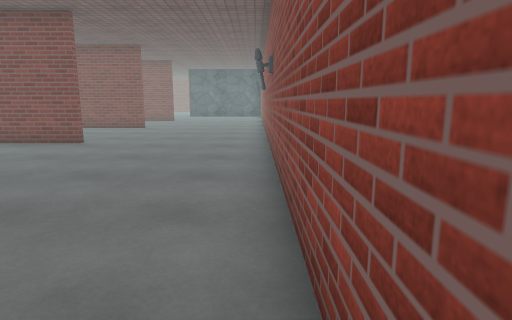
[1] (above)

17 first-person views from a walk through a scene from a Unity 3-D project. The camera is 1.3 m above the floor, tilts 10° down and sees 75° across. The floor is counted in squares, 1 m on a side. Each view is taken from the middle of a square. On the plan, view 1 faces up. The plan holds only what a view shows up to about 14 squares ahead; the rest is blank. The place goes on beyond the plan. The player is left out. Some surface patterns are stand-ins.

[2]
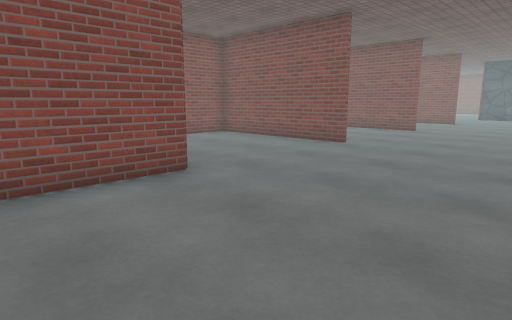

[3]
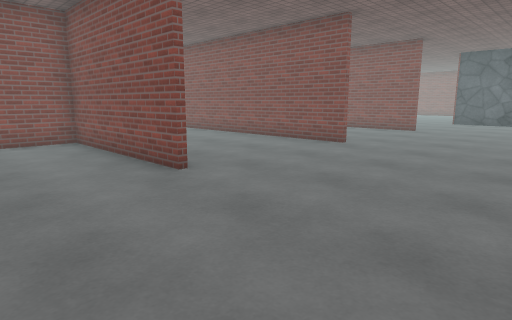

[4]
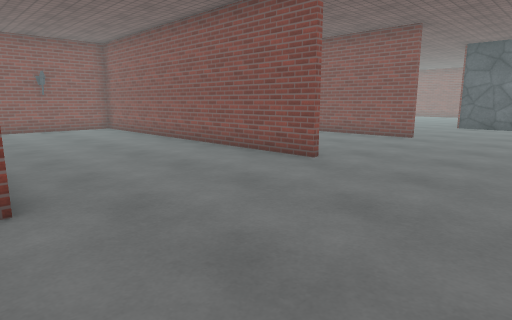

[5]
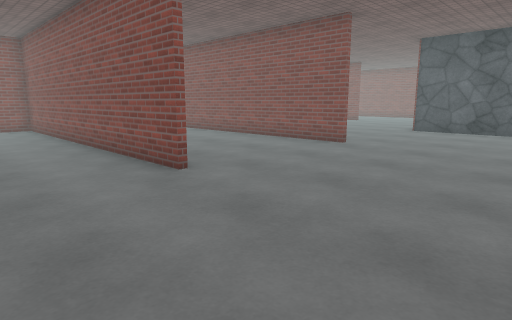

[6]
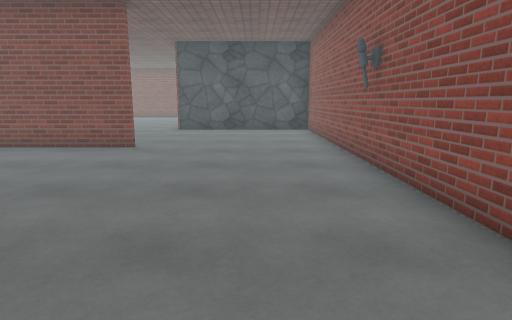

[7]
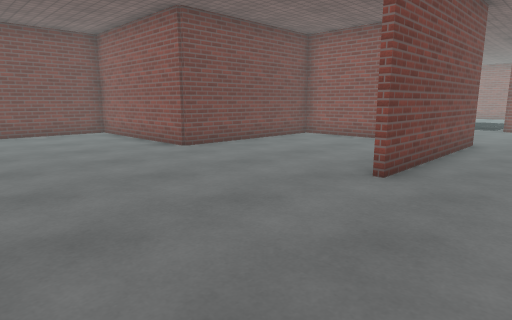

[8]
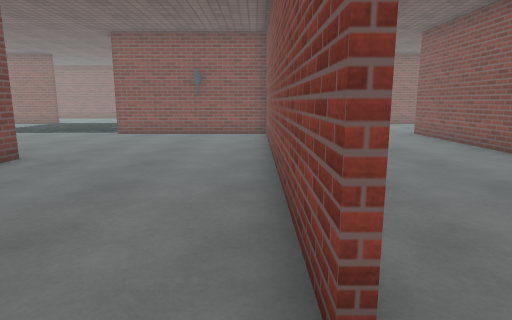

[9]
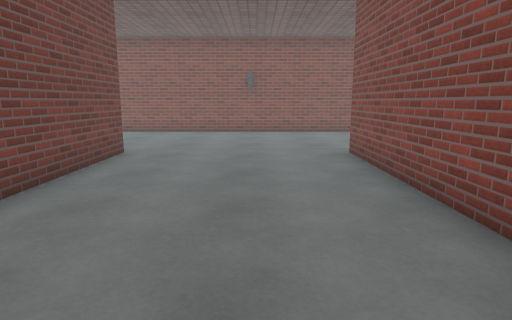

[10]
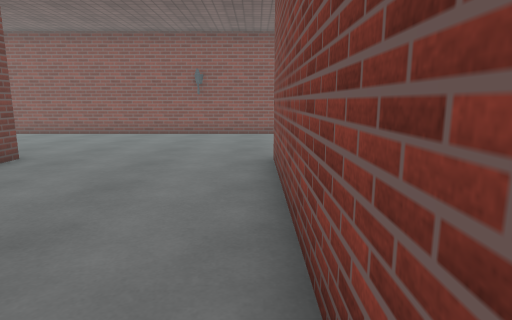

[11]
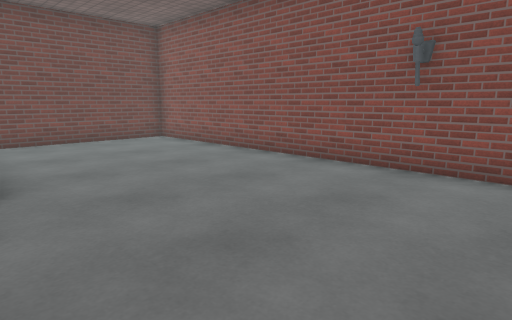

[12]
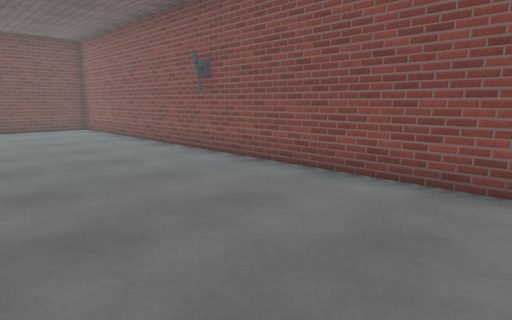

[13]
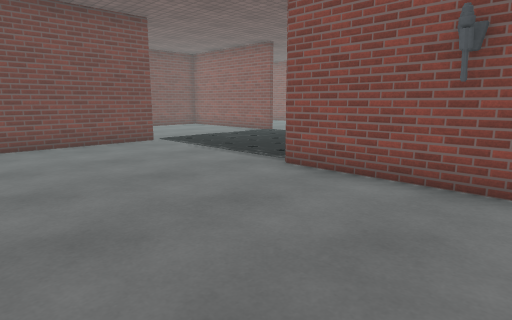

[14]
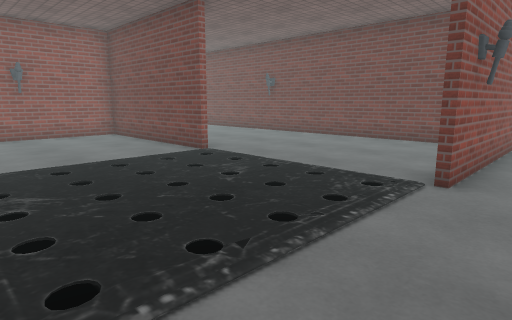

[15]
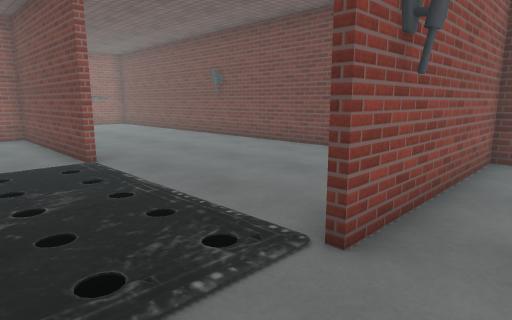

[16]
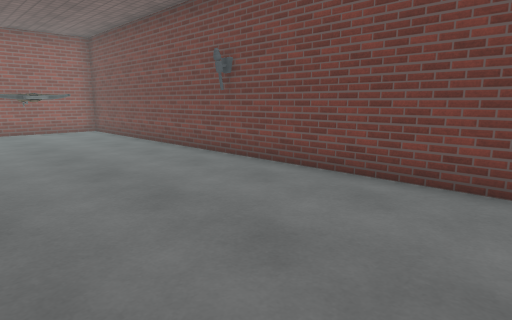

[17]
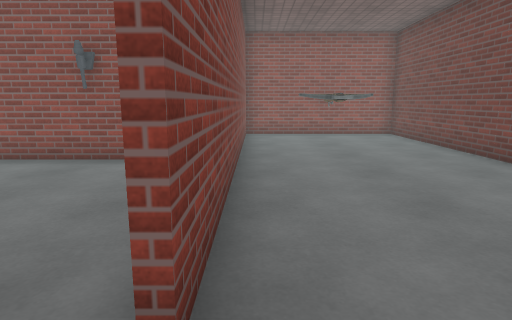

### Floor plan
Points are (right, up) in squares from view 1. A wall is a line through its corners. A room is listed if a view was taken in it or the views show most of it. See-through windows are left out.
Room 1 (views 1, 2, 3, 4, 5, 6, 7, 8, 9, 10, 11, 12, 13, 14, 15, 16, 17)
walls: (-11.6, 10.6) (-5.5, 10.6); (-17.5, 16.6) (-13.2, 16.6); (-5.4, 16.4) (-17.4, 16.4) (-17.4, 10.4); (-5.4, 10.4) (-11.4, 10.4) (-11.4, 4.5); (-5.4, 22.4) (-17.5, 22.4); (-11.6, 4.5) (-11.6, 9.8); (-17.6, 4.6) (-5.4, 4.6) (-5.4, -1.5); (-6.4, 4.4) (-17.6, 4.4); (0.4, 16) (0.4, 27.1); (0.4, 8.8) (0.4, 13.5); (-23.4, 26.4) (-23.4, 10.6) (-18.4, 10.6); (-14.6, -1.4) (-1.9, -1.4); (-2, 28.4) (-4.9, 28.4); (-5.6, -1.5) (-5.6, 4.5); (-21.8, -1.4) (-15.6, -1.4); (0.4, 0.4) (0.4, 7.1); (-24, -1.4) (-23.6, -1.4) (-23.6, 3.4)
objects: other object (-24, 4); other object (-12, 8); other object (-9, 0) to (-6, 2); other object (0, 8); other object (0, 20)

Where each view was taken, in squares from view 1:
view 1: 0 up, 0 right, facing up
view 2: 1 up, 0 right, facing up-left
view 3: 7 up, 0 right, facing up-left
view 4: 10 up, 1 left, facing up-left
view 5: 13 up, 0 right, facing up-left
view 6: 13 up, 2 left, facing up
view 7: 13 up, 0 right, facing down-left
view 8: 16 up, 4 left, facing left
view 9: 20 up, 9 left, facing left
view 10: 22 up, 10 left, facing left
view 11: 22 up, 17 left, facing down-left
view 12: 27 up, 18 left, facing down-left
view 13: 15 up, 12 left, facing down-left
view 14: 10 up, 25 left, facing down-right
view 15: 7 up, 25 left, facing down-right
view 16: 4 up, 21 left, facing down-right
view 17: 4 up, 19 left, facing right
